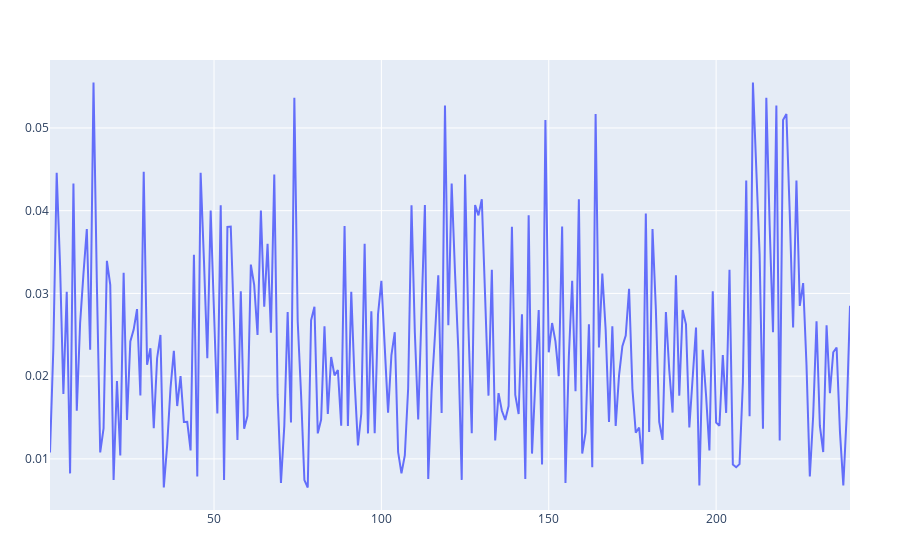

This figure's notebook cell:
### Code cell
plot(euclid_norm)

### Figure 1 — Plotly figure (JSON) as saved in the notebook; plotly's stock layout.template omitted (floating-point values rounded to 4 significant figures; data arrays with more than 128 entries replaced by an {"elided": "..."} marker saying what was removed)
{"data": [{"type": "scatter", "x": {"elided": "240 int values"}, "y": {"elided": "240 float values"}}], "layout": {"margin": {"b": 50, "l": 50, "r": 50, "t": 60}}}
